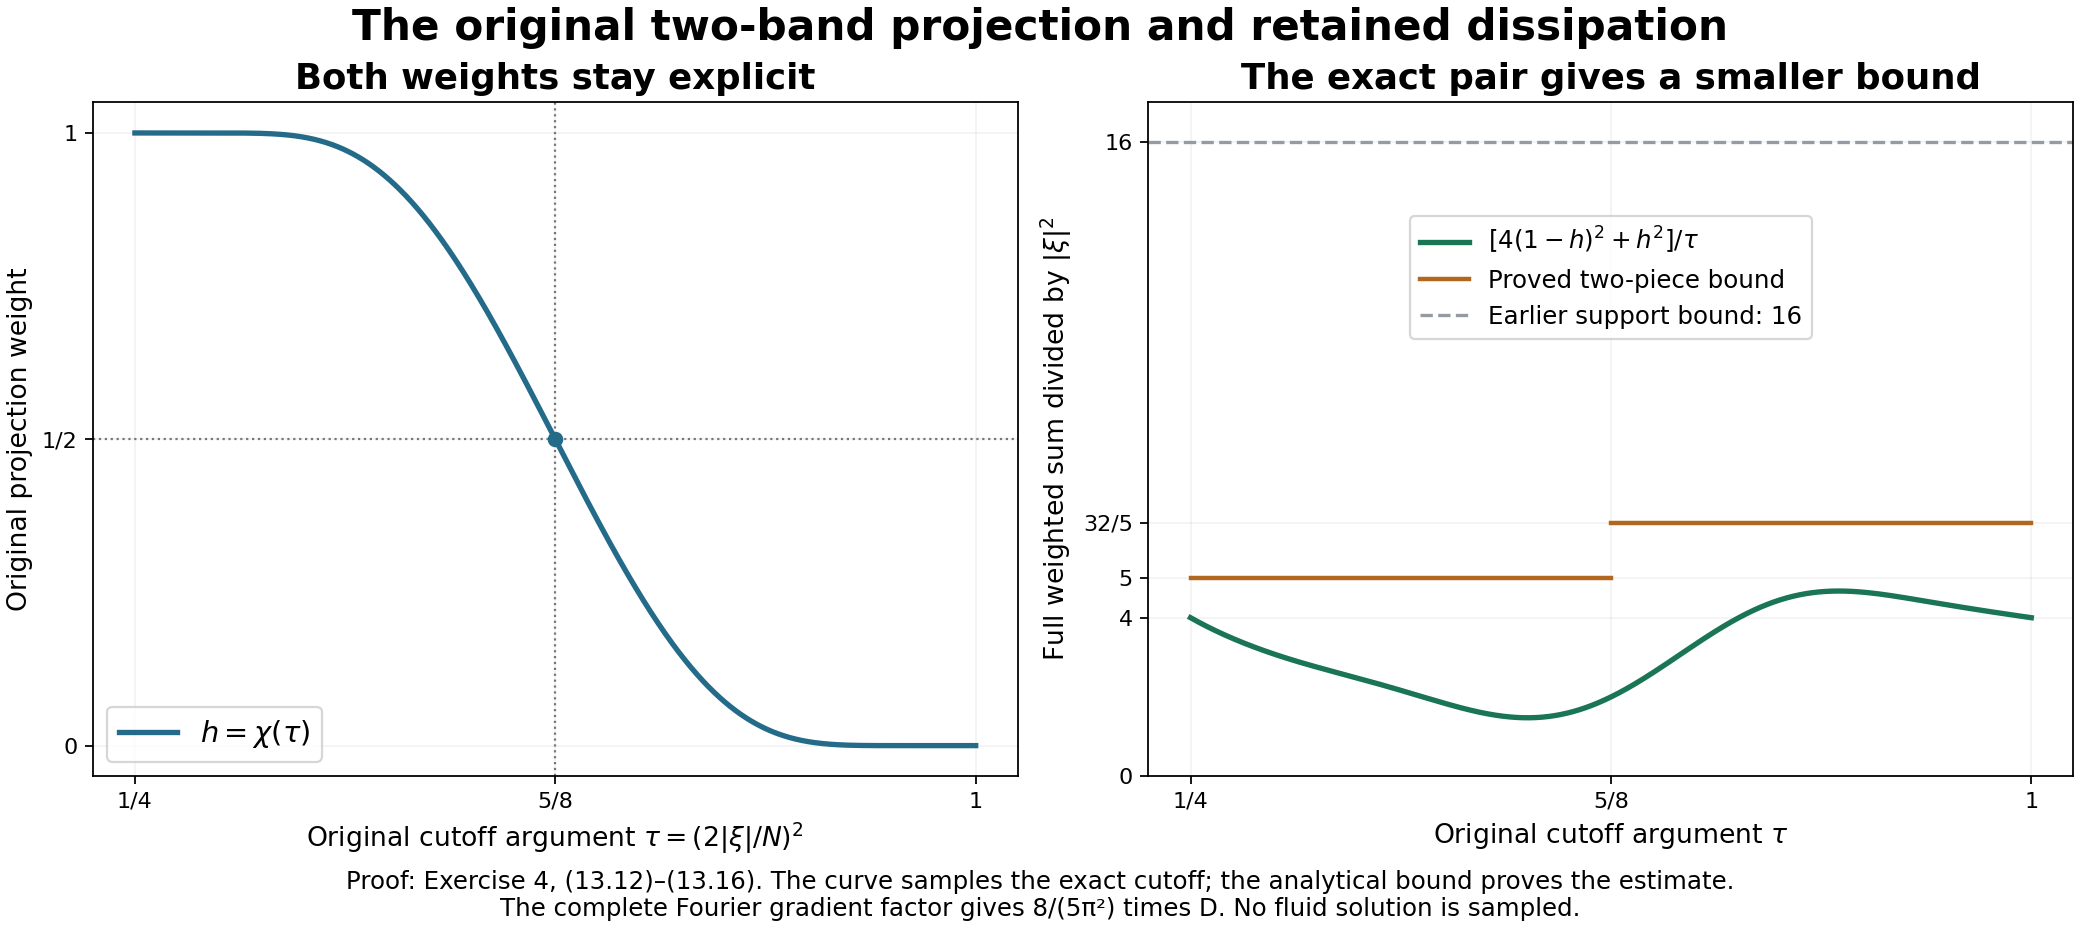

Recreate this plot in Python.
"""Plot the original smooth cutoff and the proved full two-band estimate."""
from pathlib import Path
import numpy as np
import matplotlib
matplotlib.use('Agg')
import matplotlib.pyplot as plt
def bump(x):
    out=np.zeros_like(x);mask=x>0;out[mask]=np.exp(-1/x[mask]);return out
tau=np.linspace(.25,1,1601)
h=bump(1-tau)/(bump(1-tau)+bump(tau-.25))
weight=(4*(1-h)**2+h*h)/tau
fig,axs=plt.subplots(1,2,figsize=(13,5.8),layout='constrained')
ax=axs[0];ax.plot(tau,h,lw=2.4,color='#246b89',label=r'$h=\chi(\tau)$')
ax.axvline(5/8,color='#777',ls=':',lw=1);ax.axhline(.5,color='#777',ls=':',lw=1)
ax.scatter([5/8],[.5],color='#246b89',zorder=4)
ax.set_xticks([1/4,5/8,1],['1/4','5/8','1']);ax.set_yticks([0,.5,1],['0','1/2','1'])
ax.set_xlabel(r'Original cutoff argument $\tau=(2|\xi|/N)^2$',fontsize=12)
ax.set_ylabel('Original projection weight',fontsize=12)
ax.set_title('Both weights stay explicit',fontsize=16,weight='bold')
ax.legend(loc='lower left',fontsize=13);ax.grid(alpha=.15)
ax=axs[1];ax.plot(tau,weight,color='#197554',lw=2.4,label=r'$[4(1-h)^2+h^2]/\tau$')
ax.plot([.25,.625],[5,5],color='#b26720',lw=2)
ax.plot([.625,1],[32/5,32/5],color='#b26720',lw=2,label='Proved two-piece bound')
ax.axhline(16,color='#959ba5',ls='--',lw=1.5,label='Earlier support bound: 16')
ax.set_xticks([1/4,5/8,1],['1/4','5/8','1']);ax.set_yticks([0,4,5,32/5,16],['0','4','5','32/5','16'])
ax.set_ylim(0,17);ax.set_xlabel(r'Original cutoff argument $\tau$',fontsize=12)
ax.set_ylabel(r'Full weighted sum divided by $|\xi|^2$',fontsize=12)
ax.set_title('The exact pair gives a smaller bound',fontsize=16,weight='bold')
ax.legend(loc='upper center',bbox_to_anchor=(.5,.85),fontsize=11);ax.grid(alpha=.15)
fig.suptitle('The original two-band projection and retained dissipation',fontsize=19,weight='bold')
fig.supxlabel('Proof: Exercise 4, (13.12)–(13.16). The curve samples the exact cutoff; the analytical bound proves the estimate.\nThe complete Fourier gradient factor gives 8/(5π²) times D. No fluid solution is sampled.',fontsize=11)
out=Path(__file__).with_suffix('');fig.savefig(out.with_suffix('.png'),dpi=160);fig.savefig(out.with_suffix('.svg'));plt.close(fig)
